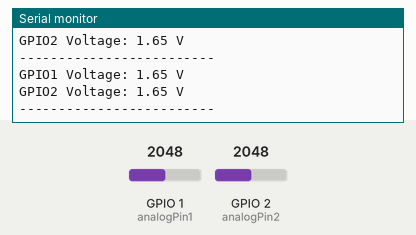
A program run on a simulated ESP32. On the bench: the last lines printed to the serial monitor. Inputs (shaded band) come from the test bench; at power-on: GPIO 1 (analogPin1) = 2048, GPIO 2 (analogPin2) = 2048 (analog values on the 0–4095 scale).

Above: at 1.8 s.
1.9 s: GPIO 1 (analogPin1) set to 2866
At 2.8 s:
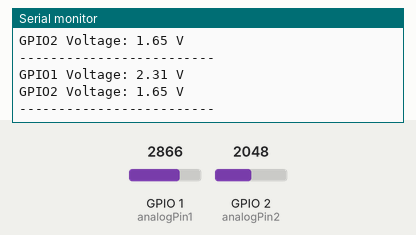
3.4 s: GPIO 2 (analogPin2) set to 2866
At 4.7 s:
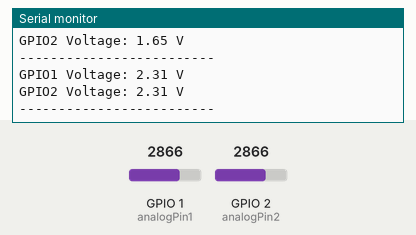
4.9 s: GPIO 1 (analogPin1) set to 3603
At 5.7 s:
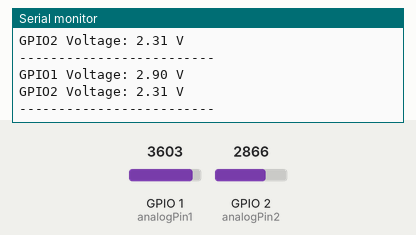
6.4 s: GPIO 2 (analogPin2) set to 3603
At 7.8 s:
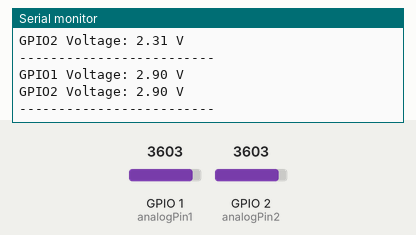
Timing chart, 0 to 8.9 s (numbered marks = the images above; inputs shaded):
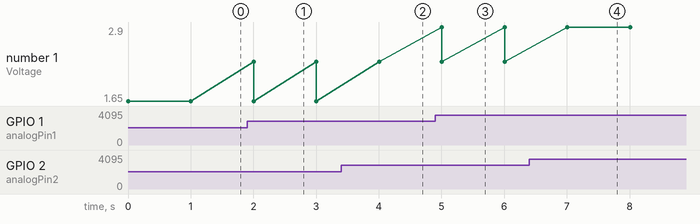

Measured:
- after the input at 1.9 s, the serial monitor: prints a new line after 0.10 s (image 1)
- after the input at 3.4 s, the serial monitor: prints a new line after 0.61 s (image 2)
- after the input at 4.9 s, the serial monitor: prints a new line after 0.11 s (image 3)
- after the input at 6.4 s, the serial monitor: prints a new line after 0.61 s (image 4)

The program:

main.cpp
```cpp
#include <Arduino.h>

// put function declarations here:
// Define analog input pins
const int analogPin1 = 1;  // GPIO1
const int analogPin2 = 2;  // GPIO2

void setup() {
  // Initialize serial monitor with a baud rate of 115200
  Serial.begin(115200);

  // Set ADC resolution to 12 bits
  analogReadResolution(12);

  // Print initialization message
  Serial.println("ESP32 ADC Voltage Reader");
}

void loop() {
  // Read ADC values from GPIO1 and GPIO2
  int adcValue1 = analogRead(analogPin1);
  int adcValue2 = analogRead(analogPin2);

  // Convert ADC values to voltage
  float voltage1 = (adcValue1 / 4095.0) * 3.3;
  float voltage2 = (adcValue2 / 4095.0) * 3.3;

  // Print voltage readings to the serial monitor
  Serial.print("GPIO1 Voltage: ");
  Serial.print(voltage1);
  Serial.println(" V");

  Serial.print("GPIO2 Voltage: ");
  Serial.print(voltage2);
  Serial.println(" V");

  Serial.println("-------------------------");

  // Delay for 1 second
  delay(1000);
}
```
